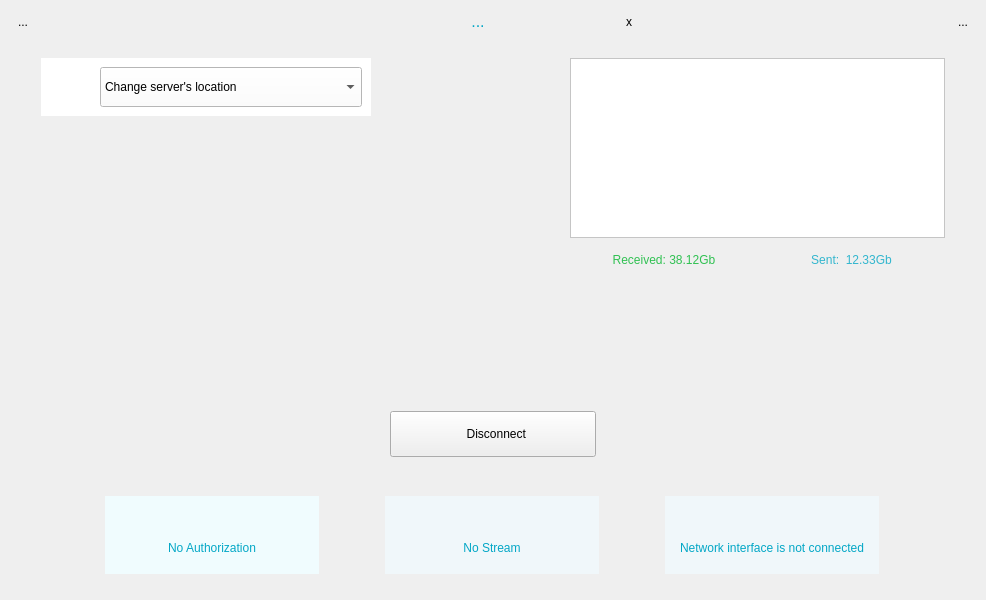
<?xml version="1.0" encoding="UTF-8"?>
<ui version="4.0">
 <class>DashboardHorSmall</class>
 <widget class="QWidget" name="DashboardHorSmall">
  <property name="geometry">
   <rect>
    <x>0</x>
    <y>0</y>
    <width>986</width>
    <height>600</height>
   </rect>
  </property>
  <property name="maximumSize">
   <size>
    <width>986</width>
    <height>600</height>
   </size>
  </property>
  <property name="windowTitle">
   <string>Form</string>
  </property>
  <property name="styleSheet">
   <string notr="true">#DashboardHorSmall {
	background-image: url(:/pics/bg\@3x.png);
}</string>
  </property>
  <layout class="QHBoxLayout" name="horizontalLayout_17">
   <item>
    <layout class="QHBoxLayout" name="horizontalLayout_16">
     <item>
      <layout class="QVBoxLayout" name="verticalLayout_9">
       <item>
        <widget class="QToolButton" name="btHelp">
         <property name="styleSheet">
          <string notr="true"/>
         </property>
         <property name="text">
          <string>...</string>
         </property>
         <property name="icon">
          <iconset resource="../resources/KelvinVPN/main.qrc">
           <normaloff>:/pics/help_icon_noactive@2x.png</normaloff>
           <activeoff>:/pics/help_icon_active@2x.png</activeoff>
           <activeon>:/pics/help_icon_active@2x.png</activeon>
           <selectedoff>:/pics/help_icon_active@2x.png</selectedoff>
           <selectedon>:/pics/help_icon_active@2x.png</selectedon>:/pics/help_icon_noactive@2x.png</iconset>
         </property>
         <property name="iconSize">
          <size>
           <width>31</width>
           <height>31</height>
          </size>
         </property>
         <property name="autoRaise">
          <bool>true</bool>
         </property>
        </widget>
       </item>
       <item>
        <spacer name="verticalSpacer_6">
         <property name="orientation">
          <enum>Qt::Vertical</enum>
         </property>
         <property name="sizeHint" stdset="0">
          <size>
           <width>20</width>
           <height>40</height>
          </size>
         </property>
        </spacer>
       </item>
      </layout>
     </item>
     <item>
      <layout class="QVBoxLayout" name="verticalLayout_8">
       <item>
        <layout class="QHBoxLayout" name="horizontalLayout_3">
         <item>
          <spacer name="horizontalSpacer_2">
           <property name="orientation">
            <enum>Qt::Horizontal</enum>
           </property>
           <property name="sizeHint" stdset="0">
            <size>
             <width>198</width>
             <height>20</height>
            </size>
           </property>
          </spacer>
         </item>
         <item>
          <widget class="QWidget" name="bgUsername" native="true">
           <property name="minimumSize">
            <size>
             <width>255</width>
             <height>0</height>
            </size>
           </property>
           <property name="maximumSize">
            <size>
             <width>16777215</width>
             <height>37</height>
            </size>
           </property>
           <layout class="QHBoxLayout" name="horizontalLayout_4">
            <property name="spacing">
             <number>0</number>
            </property>
            <property name="leftMargin">
             <number>0</number>
            </property>
            <property name="topMargin">
             <number>0</number>
            </property>
            <property name="rightMargin">
             <number>0</number>
            </property>
            <property name="bottomMargin">
             <number>0</number>
            </property>
            <item>
             <layout class="QHBoxLayout" name="horizontalLayout_2">
              <property name="spacing">
               <number>0</number>
              </property>
              <item>
               <widget class="QLabel" name="lbMessage">
                <property name="sizePolicy">
                 <sizepolicy hsizetype="Expanding" vsizetype="Minimum">
                  <horstretch>0</horstretch>
                  <verstretch>0</verstretch>
                 </sizepolicy>
                </property>
                <property name="minimumSize">
                 <size>
                  <width>225</width>
                  <height>0</height>
                 </size>
                </property>
                <property name="maximumSize">
                 <size>
                  <width>16777215</width>
                  <height>37</height>
                 </size>
                </property>
                <property name="styleSheet">
                 <string notr="true">font: 16px;
color: rgb(4, 167, 198);
</string>
                </property>
                <property name="text">
                 <string>...</string>
                </property>
                <property name="alignment">
                 <set>Qt::AlignCenter</set>
                </property>
               </widget>
              </item>
              <item>
               <widget class="QToolButton" name="btMessageClose">
                <property name="sizePolicy">
                 <sizepolicy hsizetype="Minimum" vsizetype="Minimum">
                  <horstretch>0</horstretch>
                  <verstretch>0</verstretch>
                 </sizepolicy>
                </property>
                <property name="minimumSize">
                 <size>
                  <width>30</width>
                  <height>0</height>
                 </size>
                </property>
                <property name="maximumSize">
                 <size>
                  <width>16777215</width>
                  <height>37</height>
                 </size>
                </property>
                <property name="styleSheet">
                 <string notr="true"/>
                </property>
                <property name="text">
                 <string>x</string>
                </property>
                <property name="icon">
                 <iconset resource="../resources/common/common.qrc">
                  <normaloff>:/pics/close_icon@3x.png</normaloff>:/pics/close_icon@3x.png</iconset>
                </property>
                <property name="iconSize">
                 <size>
                  <width>42</width>
                  <height>42</height>
                 </size>
                </property>
                <property name="autoRaise">
                 <bool>true</bool>
                </property>
               </widget>
              </item>
             </layout>
            </item>
           </layout>
          </widget>
         </item>
         <item>
          <spacer name="horizontalSpacer_3">
           <property name="orientation">
            <enum>Qt::Horizontal</enum>
           </property>
           <property name="sizeHint" stdset="0">
            <size>
             <width>108</width>
             <height>20</height>
            </size>
           </property>
          </spacer>
         </item>
        </layout>
       </item>
       <item>
        <widget class="QLabel" name="spacerLabel">
         <property name="text">
          <string/>
         </property>
        </widget>
       </item>
       <item>
        <layout class="QHBoxLayout" name="horizontalLayout_15">
         <item>
          <layout class="QVBoxLayout" name="verticalLayout_3">
           <property name="spacing">
            <number>6</number>
           </property>
           <property name="topMargin">
            <number>0</number>
           </property>
           <item>
            <widget class="QWidget" name="bgServers" native="true">
             <property name="minimumSize">
              <size>
               <width>330</width>
               <height>0</height>
              </size>
             </property>
             <property name="maximumSize">
              <size>
               <width>330</width>
               <height>16777215</height>
              </size>
             </property>
             <property name="styleSheet">
              <string notr="true">background-color: rgb(255, 255, 255);</string>
             </property>
             <layout class="QVBoxLayout" name="verticalLayout">
              <item>
               <layout class="QHBoxLayout" name="horizontalLayout_6">
                <property name="spacing">
                 <number>0</number>
                </property>
                <item>
                 <widget class="QLabel" name="lbLocationFlag">
                  <property name="sizePolicy">
                   <sizepolicy hsizetype="Fixed" vsizetype="Fixed">
                    <horstretch>0</horstretch>
                    <verstretch>0</verstretch>
                   </sizepolicy>
                  </property>
                  <property name="minimumSize">
                   <size>
                    <width>50</width>
                    <height>30</height>
                   </size>
                  </property>
                  <property name="maximumSize">
                   <size>
                    <width>50</width>
                    <height>30</height>
                   </size>
                  </property>
                  <property name="styleSheet">
                   <string notr="true">padding-right: 10px;
background-color: rgb(255, 255, 255);</string>
                  </property>
                  <property name="text">
                   <string/>
                  </property>
                  <property name="pixmap">
                   <pixmap resource="../resources/common/common.qrc">:/country/ussr.png</pixmap>
                  </property>
                  <property name="scaledContents">
                   <bool>true</bool>
                  </property>
                 </widget>
                </item>
                <item>
                 <widget class="QComboBox" name="cbUpstream">
                  <property name="sizePolicy">
                   <sizepolicy hsizetype="Expanding" vsizetype="Minimum">
                    <horstretch>0</horstretch>
                    <verstretch>0</verstretch>
                   </sizepolicy>
                  </property>
                  <property name="minimumSize">
                   <size>
                    <width>0</width>
                    <height>40</height>
                   </size>
                  </property>
                  <property name="styleSheet">
                   <string notr="true"/>
                  </property>
                  <property name="editable">
                   <bool>false</bool>
                  </property>
                  <property name="currentText">
                   <string>Change server's location</string>
                  </property>
                  <item>
                   <property name="text">
                    <string>Change server's location</string>
                   </property>
                  </item>
                 </widget>
                </item>
               </layout>
              </item>
             </layout>
            </widget>
           </item>
           <item>
            <spacer name="verticalSpacer">
             <property name="orientation">
              <enum>Qt::Vertical</enum>
             </property>
             <property name="sizeHint" stdset="0">
              <size>
               <width>20</width>
               <height>40</height>
              </size>
             </property>
            </spacer>
           </item>
          </layout>
         </item>
         <item>
          <spacer name="horizontalSpacer">
           <property name="orientation">
            <enum>Qt::Horizontal</enum>
           </property>
           <property name="sizeHint" stdset="0">
            <size>
             <width>40</width>
             <height>20</height>
            </size>
           </property>
          </spacer>
         </item>
         <item>
          <layout class="QVBoxLayout" name="verticalLayout_2">
           <item>
            <widget class="QGraphicsView" name="graphicsView">
             <property name="minimumSize">
              <size>
               <width>375</width>
               <height>180</height>
              </size>
             </property>
             <property name="maximumSize">
              <size>
               <width>375</width>
               <height>180</height>
              </size>
             </property>
             <property name="styleSheet">
              <string notr="true">background-color: rgb(255,255,255);</string>
             </property>
             <property name="verticalScrollBarPolicy">
              <enum>Qt::ScrollBarAlwaysOff</enum>
             </property>
             <property name="horizontalScrollBarPolicy">
              <enum>Qt::ScrollBarAlwaysOff</enum>
             </property>
             <property name="interactive">
              <bool>false</bool>
             </property>
             <property name="renderHints">
              <set>QPainter::Antialiasing|QPainter::HighQualityAntialiasing|QPainter::TextAntialiasing</set>
             </property>
             <property name="viewportUpdateMode">
              <enum>QGraphicsView::FullViewportUpdate</enum>
             </property>
            </widget>
           </item>
           <item>
            <widget class="QWidget" name="bgStatistics" native="true">
             <property name="minimumSize">
              <size>
               <width>0</width>
               <height>31</height>
              </size>
             </property>
             <layout class="QHBoxLayout" name="horizontalLayout_5">
              <property name="spacing">
               <number>0</number>
              </property>
              <property name="leftMargin">
               <number>0</number>
              </property>
              <property name="topMargin">
               <number>0</number>
              </property>
              <property name="rightMargin">
               <number>0</number>
              </property>
              <property name="bottomMargin">
               <number>0</number>
              </property>
              <item>
               <layout class="QHBoxLayout" name="horizontalLayout_7">
                <property name="spacing">
                 <number>0</number>
                </property>
                <item>
                 <widget class="QLabel" name="lbReceived">
                  <property name="sizePolicy">
                   <sizepolicy hsizetype="Expanding" vsizetype="Minimum">
                    <horstretch>0</horstretch>
                    <verstretch>0</verstretch>
                   </sizepolicy>
                  </property>
                  <property name="maximumSize">
                   <size>
                    <width>16777215</width>
                    <height>31</height>
                   </size>
                  </property>
                  <property name="styleSheet">
                   <string notr="true">color: rgba(0, 181, 43, 0.8);;
font: 12px;</string>
                  </property>
                  <property name="text">
                   <string>Received: 38.12Gb</string>
                  </property>
                  <property name="alignment">
                   <set>Qt::AlignCenter</set>
                  </property>
                 </widget>
                </item>
                <item>
                 <widget class="QLabel" name="lbSent">
                  <property name="sizePolicy">
                   <sizepolicy hsizetype="Expanding" vsizetype="Minimum">
                    <horstretch>0</horstretch>
                    <verstretch>0</verstretch>
                   </sizepolicy>
                  </property>
                  <property name="minimumSize">
                   <size>
                    <width>0</width>
                    <height>31</height>
                   </size>
                  </property>
                  <property name="maximumSize">
                   <size>
                    <width>16777215</width>
                    <height>31</height>
                   </size>
                  </property>
                  <property name="styleSheet">
                   <string notr="true">color: rgba(3, 167, 198, 0.8);
font: 12px;</string>
                  </property>
                  <property name="text">
                   <string>Sent:  12.33Gb</string>
                  </property>
                  <property name="alignment">
                   <set>Qt::AlignCenter</set>
                  </property>
                 </widget>
                </item>
               </layout>
              </item>
             </layout>
            </widget>
           </item>
          </layout>
         </item>
        </layout>
       </item>
       <item>
        <spacer name="verticalSpacer_2">
         <property name="orientation">
          <enum>Qt::Vertical</enum>
         </property>
         <property name="sizeType">
          <enum>QSizePolicy::Maximum</enum>
         </property>
         <property name="sizeHint" stdset="0">
          <size>
           <width>20</width>
           <height>130</height>
          </size>
         </property>
        </spacer>
       </item>
       <item>
        <layout class="QHBoxLayout" name="horizontalLayout_14">
         <item>
          <layout class="QHBoxLayout" name="horizontalLayout_13"/>
         </item>
         <item>
          <layout class="QHBoxLayout" name="horizontalLayout_9">
           <item>
            <spacer name="horizontalSpacer_4">
             <property name="orientation">
              <enum>Qt::Horizontal</enum>
             </property>
             <property name="sizeHint" stdset="0">
              <size>
               <width>40</width>
               <height>20</height>
              </size>
             </property>
            </spacer>
           </item>
           <item>
            <widget class="QPushButton" name="btDisconnect">
             <property name="sizePolicy">
              <sizepolicy hsizetype="Minimum" vsizetype="Fixed">
               <horstretch>0</horstretch>
               <verstretch>0</verstretch>
              </sizepolicy>
             </property>
             <property name="minimumSize">
              <size>
               <width>206</width>
               <height>46</height>
              </size>
             </property>
             <property name="styleSheet">
              <string notr="true">QPushButton {
    border-radius: 23px;
	font: 19px Regular;
    background-color: rgb(240, 252, 254);
    color: #03A7C6;
    padding-left: 25px;
    image-position: left;
	image: url(:/pics/off_icon_noactive\@2x.png)
}

QPushButton:hover{
    background-color: #14B4DD;
	color: #fff;
	border: 1px solid #fff;
    padding-left: 25px;
    image-position: left;
	image: url(:/pics/off_icon_active\@2x.png)
} 
</string>
             </property>
             <property name="text">
              <string>  Disconnect</string>
             </property>
             <property name="iconSize">
              <size>
               <width>30</width>
               <height>19</height>
              </size>
             </property>
            </widget>
           </item>
           <item>
            <spacer name="horizontalSpacer_5">
             <property name="orientation">
              <enum>Qt::Horizontal</enum>
             </property>
             <property name="sizeHint" stdset="0">
              <size>
               <width>40</width>
               <height>20</height>
              </size>
             </property>
            </spacer>
           </item>
          </layout>
         </item>
        </layout>
       </item>
       <item>
        <spacer name="verticalSpacer_3">
         <property name="orientation">
          <enum>Qt::Vertical</enum>
         </property>
         <property name="sizeType">
          <enum>QSizePolicy::Expanding</enum>
         </property>
         <property name="sizeHint" stdset="0">
          <size>
           <width>867</width>
           <height>13</height>
          </size>
         </property>
        </spacer>
       </item>
       <item>
        <layout class="QHBoxLayout" name="horizontalLayout_12">
         <property name="spacing">
          <number>2</number>
         </property>
         <property name="leftMargin">
          <number>0</number>
         </property>
         <property name="rightMargin">
          <number>0</number>
         </property>
         <item>
          <widget class="QWidget" name="bgAuth" native="true">
           <property name="minimumSize">
            <size>
             <width>214</width>
             <height>78</height>
            </size>
           </property>
           <property name="maximumSize">
            <size>
             <width>214</width>
             <height>78</height>
            </size>
           </property>
           <property name="styleSheet">
            <string notr="true">background-color: rgb(240, 252, 254);</string>
           </property>
           <layout class="QVBoxLayout" name="verticalLayout_11">
            <item>
             <layout class="QHBoxLayout" name="horizontalLayout">
              <item>
               <spacer name="horizontalSpacer_6">
                <property name="orientation">
                 <enum>Qt::Horizontal</enum>
                </property>
                <property name="sizeHint" stdset="0">
                 <size>
                  <width>40</width>
                  <height>20</height>
                 </size>
                </property>
               </spacer>
              </item>
              <item>
               <layout class="QVBoxLayout" name="verticalLayout_4">
                <item>
                 <widget class="QLabel" name="lbAuthorization">
                  <property name="sizePolicy">
                   <sizepolicy hsizetype="Minimum" vsizetype="Minimum">
                    <horstretch>0</horstretch>
                    <verstretch>0</verstretch>
                   </sizepolicy>
                  </property>
                  <property name="minimumSize">
                   <size>
                    <width>15</width>
                    <height>15</height>
                   </size>
                  </property>
                  <property name="maximumSize">
                   <size>
                    <width>15</width>
                    <height>15</height>
                   </size>
                  </property>
                  <property name="styleSheet">
                   <string notr="true"/>
                  </property>
                  <property name="frameShape">
                   <enum>QFrame::NoFrame</enum>
                  </property>
                  <property name="lineWidth">
                   <number>0</number>
                  </property>
                  <property name="midLineWidth">
                   <number>0</number>
                  </property>
                  <property name="text">
                   <string/>
                  </property>
                  <property name="pixmap">
                   <pixmap resource="../resources/KelvinVPN/main.qrc">:/pics/point_red@3x.png</pixmap>
                  </property>
                  <property name="scaledContents">
                   <bool>true</bool>
                  </property>
                 </widget>
                </item>
               </layout>
              </item>
              <item>
               <spacer name="horizontalSpacer_7">
                <property name="orientation">
                 <enum>Qt::Horizontal</enum>
                </property>
                <property name="sizeHint" stdset="0">
                 <size>
                  <width>40</width>
                  <height>20</height>
                 </size>
                </property>
               </spacer>
              </item>
             </layout>
            </item>
            <item>
             <widget class="QLabel" name="lbAuthorizationText">
              <property name="sizePolicy">
               <sizepolicy hsizetype="Preferred" vsizetype="Minimum">
                <horstretch>0</horstretch>
                <verstretch>0</verstretch>
               </sizepolicy>
              </property>
              <property name="maximumSize">
               <size>
                <width>16777215</width>
                <height>50</height>
               </size>
              </property>
              <property name="font">
               <font>
                <pointsize>-1</pointsize>
                <weight>50</weight>
                <italic>false</italic>
                <bold>false</bold>
               </font>
              </property>
              <property name="styleSheet">
               <string notr="true">color: #03A7C6; 
font: 12px;</string>
              </property>
              <property name="text">
               <string>No Authorization</string>
              </property>
              <property name="alignment">
               <set>Qt::AlignCenter</set>
              </property>
              <property name="wordWrap">
               <bool>true</bool>
              </property>
             </widget>
            </item>
           </layout>
          </widget>
         </item>
         <item>
          <widget class="QWidget" name="bgStream" native="true">
           <property name="minimumSize">
            <size>
             <width>214</width>
             <height>78</height>
            </size>
           </property>
           <property name="maximumSize">
            <size>
             <width>214</width>
             <height>79</height>
            </size>
           </property>
           <property name="styleSheet">
            <string notr="true">background-color: rgb(240, 247, 250);</string>
           </property>
           <layout class="QVBoxLayout" name="verticalLayout_12">
            <item>
             <layout class="QHBoxLayout" name="horizontalLayout_8">
              <item>
               <spacer name="horizontalSpacer_8">
                <property name="orientation">
                 <enum>Qt::Horizontal</enum>
                </property>
                <property name="sizeHint" stdset="0">
                 <size>
                  <width>40</width>
                  <height>20</height>
                 </size>
                </property>
               </spacer>
              </item>
              <item>
               <layout class="QVBoxLayout" name="verticalLayout_5">
                <item>
                 <widget class="QLabel" name="lbStream">
                  <property name="sizePolicy">
                   <sizepolicy hsizetype="Minimum" vsizetype="Minimum">
                    <horstretch>0</horstretch>
                    <verstretch>0</verstretch>
                   </sizepolicy>
                  </property>
                  <property name="minimumSize">
                   <size>
                    <width>15</width>
                    <height>15</height>
                   </size>
                  </property>
                  <property name="maximumSize">
                   <size>
                    <width>15</width>
                    <height>15</height>
                   </size>
                  </property>
                  <property name="styleSheet">
                   <string notr="true"/>
                  </property>
                  <property name="frameShape">
                   <enum>QFrame::NoFrame</enum>
                  </property>
                  <property name="lineWidth">
                   <number>0</number>
                  </property>
                  <property name="midLineWidth">
                   <number>0</number>
                  </property>
                  <property name="text">
                   <string/>
                  </property>
                  <property name="pixmap">
                   <pixmap resource="../resources/KelvinVPN/main.qrc">:/pics/point_red@3x.png</pixmap>
                  </property>
                  <property name="scaledContents">
                   <bool>true</bool>
                  </property>
                 </widget>
                </item>
               </layout>
              </item>
              <item>
               <spacer name="horizontalSpacer_9">
                <property name="orientation">
                 <enum>Qt::Horizontal</enum>
                </property>
                <property name="sizeHint" stdset="0">
                 <size>
                  <width>40</width>
                  <height>20</height>
                 </size>
                </property>
               </spacer>
              </item>
             </layout>
            </item>
            <item>
             <widget class="QLabel" name="lbStreamText">
              <property name="sizePolicy">
               <sizepolicy hsizetype="Preferred" vsizetype="Minimum">
                <horstretch>0</horstretch>
                <verstretch>0</verstretch>
               </sizepolicy>
              </property>
              <property name="maximumSize">
               <size>
                <width>16777215</width>
                <height>50</height>
               </size>
              </property>
              <property name="font">
               <font>
                <pointsize>-1</pointsize>
                <weight>50</weight>
                <italic>false</italic>
                <bold>false</bold>
               </font>
              </property>
              <property name="styleSheet">
               <string notr="true">color: #03A7C6; 
font: 12px;</string>
              </property>
              <property name="text">
               <string notr="true">No Stream</string>
              </property>
              <property name="alignment">
               <set>Qt::AlignCenter</set>
              </property>
              <property name="wordWrap">
               <bool>true</bool>
              </property>
             </widget>
            </item>
           </layout>
          </widget>
         </item>
         <item>
          <widget class="QWidget" name="bgConnection" native="true">
           <property name="minimumSize">
            <size>
             <width>214</width>
             <height>78</height>
            </size>
           </property>
           <property name="maximumSize">
            <size>
             <width>214</width>
             <height>78</height>
            </size>
           </property>
           <property name="styleSheet">
            <string notr="true">background-color: rgb(240, 247, 250);</string>
           </property>
           <layout class="QVBoxLayout" name="verticalLayout_14">
            <item>
             <layout class="QHBoxLayout" name="horizontalLayout_11">
              <item>
               <spacer name="horizontalSpacer_12">
                <property name="orientation">
                 <enum>Qt::Horizontal</enum>
                </property>
                <property name="sizeHint" stdset="0">
                 <size>
                  <width>40</width>
                  <height>20</height>
                 </size>
                </property>
               </spacer>
              </item>
              <item>
               <layout class="QVBoxLayout" name="verticalLayout_7">
                <item>
                 <widget class="QLabel" name="lbTunnel">
                  <property name="sizePolicy">
                   <sizepolicy hsizetype="Minimum" vsizetype="Minimum">
                    <horstretch>0</horstretch>
                    <verstretch>0</verstretch>
                   </sizepolicy>
                  </property>
                  <property name="minimumSize">
                   <size>
                    <width>15</width>
                    <height>15</height>
                   </size>
                  </property>
                  <property name="maximumSize">
                   <size>
                    <width>15</width>
                    <height>15</height>
                   </size>
                  </property>
                  <property name="styleSheet">
                   <string notr="true"/>
                  </property>
                  <property name="frameShape">
                   <enum>QFrame::NoFrame</enum>
                  </property>
                  <property name="lineWidth">
                   <number>0</number>
                  </property>
                  <property name="midLineWidth">
                   <number>0</number>
                  </property>
                  <property name="text">
                   <string/>
                  </property>
                  <property name="pixmap">
                   <pixmap resource="../resources/KelvinVPN/main.qrc">:/pics/point_red@3x.png</pixmap>
                  </property>
                  <property name="scaledContents">
                   <bool>true</bool>
                  </property>
                 </widget>
                </item>
               </layout>
              </item>
              <item>
               <spacer name="horizontalSpacer_13">
                <property name="orientation">
                 <enum>Qt::Horizontal</enum>
                </property>
                <property name="sizeHint" stdset="0">
                 <size>
                  <width>40</width>
                  <height>20</height>
                 </size>
                </property>
               </spacer>
              </item>
             </layout>
            </item>
            <item>
             <widget class="QLabel" name="lbTunnelText">
              <property name="sizePolicy">
               <sizepolicy hsizetype="Preferred" vsizetype="Minimum">
                <horstretch>0</horstretch>
                <verstretch>0</verstretch>
               </sizepolicy>
              </property>
              <property name="maximumSize">
               <size>
                <width>16777215</width>
                <height>50</height>
               </size>
              </property>
              <property name="font">
               <font>
                <pointsize>-1</pointsize>
                <weight>50</weight>
                <italic>false</italic>
                <bold>false</bold>
               </font>
              </property>
              <property name="styleSheet">
               <string notr="true">color: #03A7C6; 
font: 12px;</string>
              </property>
              <property name="text">
               <string>Network interface is not connected</string>
              </property>
              <property name="alignment">
               <set>Qt::AlignCenter</set>
              </property>
              <property name="wordWrap">
               <bool>true</bool>
              </property>
             </widget>
            </item>
           </layout>
          </widget>
         </item>
        </layout>
       </item>
       <item>
        <spacer name="verticalSpacer_4">
         <property name="orientation">
          <enum>Qt::Vertical</enum>
         </property>
         <property name="sizeType">
          <enum>QSizePolicy::Fixed</enum>
         </property>
         <property name="sizeHint" stdset="0">
          <size>
           <width>20</width>
           <height>15</height>
          </size>
         </property>
        </spacer>
       </item>
      </layout>
     </item>
     <item>
      <layout class="QVBoxLayout" name="verticalLayout_10">
       <item>
        <widget class="QToolButton" name="btSettings">
         <property name="text">
          <string>...</string>
         </property>
         <property name="icon">
          <iconset resource="../resources/KelvinVPN/main.qrc">
           <normaloff>:/pics/settings_icon_noactive@2x.png</normaloff>
           <normalon>:/pics/settings_icon_active@2x.png</normalon>
           <disabledoff>:/pics/settings_icon_active@2x.png</disabledoff>
           <disabledon>:/pics/settings_icon_active@2x.png</disabledon>
           <activeoff>:/pics/settings_icon_active@2x.png</activeoff>
           <activeon>:/pics/settings_icon_active@2x.png</activeon>
           <selectedoff>:/pics/settings_icon_active@2x.png</selectedoff>
           <selectedon>:/pics/settings_icon_active@2x.png</selectedon>:/pics/settings_icon_noactive@2x.png</iconset>
         </property>
         <property name="iconSize">
          <size>
           <width>31</width>
           <height>31</height>
          </size>
         </property>
         <property name="autoRaise">
          <bool>true</bool>
         </property>
        </widget>
       </item>
       <item>
        <spacer name="verticalSpacer_7">
         <property name="orientation">
          <enum>Qt::Vertical</enum>
         </property>
         <property name="sizeHint" stdset="0">
          <size>
           <width>20</width>
           <height>40</height>
          </size>
         </property>
        </spacer>
       </item>
      </layout>
     </item>
    </layout>
   </item>
  </layout>
 </widget>
 <resources>
  <include location="../resources/common/common.qrc"/>
  <include location="../resources/common/common.qrc"/>
  <include location="../resources/KelvinVPN/main.qrc"/>
 </resources>
 <connections/>
</ui>
